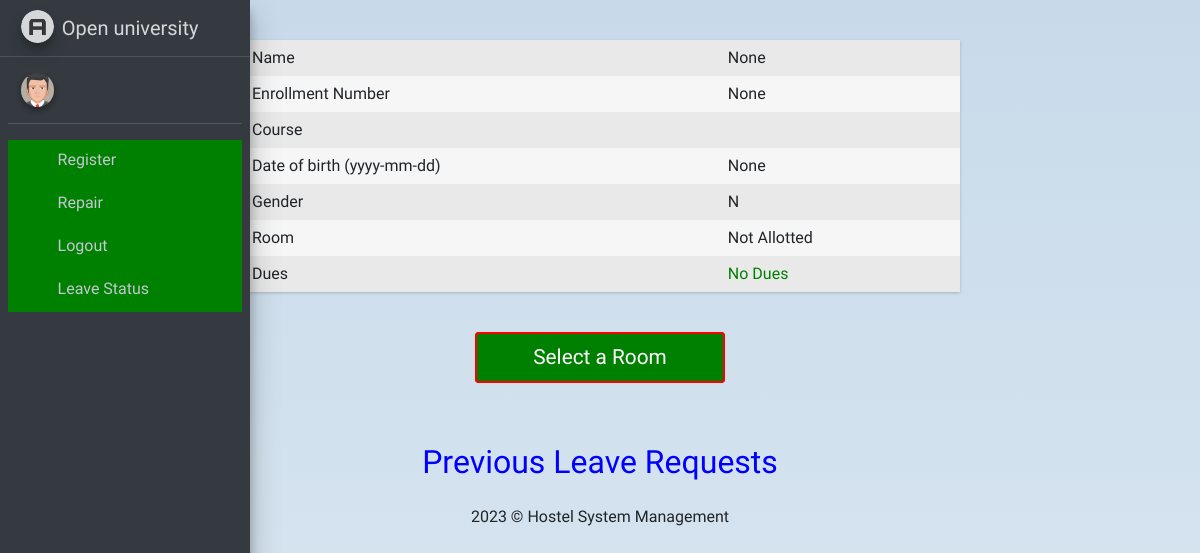
The page /student_profile/ (signed in) on the database its author committed.
### selection/models.py (models this page shows, shortened)
class Student(models.Model):
    user = models.OneToOneField(
        User,
        default=None,
        null=True,
        on_delete=models.CASCADE
        )
    gender_choices = [('N','None'),('M', 'Male'), ('F', 'Female')]
    student_name = models.CharField(max_length=200, null=True)
    father_name = models.CharField(max_length=200, null=True)
    enrollment_no = models.CharField(max_length=10, unique=True, null=True)
    course = models.ForeignKey(
        'Course',
        null=True,
        default=None,
        on_delete=models.CASCADE)
    dob = models.DateField(
        max_length=10,
        help_text="format : YYYY-MM-DD",
        null=True)
    gender = models.CharField(
        choices=gender_choices,
        max_length=1,
        default='N',null=True)
    room = models.OneToOneField(
        'Room',
        blank=True,
        on_delete= models.SET_NULL,
        null=True)
    room_allotted = models.BooleanField(default=False)
    no_dues = models.BooleanField(default=True)

### selection/views.py (the view)
# urls.py: path('student_profile/', views.student_profile, name='student_profile'),
@login_required
def student_profile(request):
    try:
        student = request.user.student
        context = {'student': student}
        return render(request, 'profile.html', context)
    except ObjectDoesNotExist:
        raise Http404("Student profile does not exist")

### selection/templates/profile.html (shortened to what this page needs)
{% extends 'base.html' %}
{% block content %}
    <div class="wrapper">
        <div class="table">
            <div class="row">
                <div class="cell">
                    Name
                </div>
                <div class="cell">
                    {{ student.student_name }}
                </div>
            </div>
            <div class="row">
                <div class="cell">
                    Enrollment Number
                </div>
                <div class="cell">
                    {{ student.enrollment_no }}
                </div>
            </div>
            <div class="row">
                <div class="cell">
                    Course
                </div>
                <div class="cell">
                </div>
            </div>
            <div class="row">
                <div class="cell">
                    Date of birth (yyyy-mm-dd)
                </div>
                <div class="cell">
                    {{ student.dob }}
                </div>
            </div>
            <div class="row">
                <div class="cell">
                    Gender
                </div>
                <div class="cell">
                    {{ student.gender }}
                </div>
            </div>
            <div class="row">
                <div class="cell">
                    Room
                </div>
                <div class="cell">
                    {% if student.room_allotted %} {{ student.room }}
                    {% else %} Not Allotted
                    {% endif %}
                </div>
            </div>
            <div class="row">
                <div class="cell">
                    Dues
                </div>
                <div class="cell">
                    {% if student.no_dues %} <div style="color: green">No Dues</div>
                    {% else %} <div style="color: red">Unpaid Dues</div>
                    {% endif %}
                </div>
            </div>
        </div>
        {% if student.room_allotted %}
            <a class="button-custom" href="{% url 'select' %}">
           Update your Room
        </a>
        {% else %}
        <a class="button-custom" href="{% url 'select' %}">
            Select a Room
        </a>
        {% endif %}
    </div>
    <h2 style = "text-align: center; color: blue ;" > Previous Leave Requests</h2>
{% endblock content %}

### selection/static/selection/style.css (style rules this page uses)
body { font-family: 'Inconsolata', sans-serif; font-style: normal; font-weight: 200; margin: 0px; background: linear-gradient(#c8daea, #dae7f1);  }
a { text-decoration: none; }
.button-custom { white-space: nowrap; text-align: center; -webkit-transition: all 300ms cubic-bezier(0.1590, 0.500, 0.150, 1.360); -moz-transition: all 300ms cubic-bezier(0.1590, 0.500, 0.150, 1.360); -ms-transition: all 300ms cubic-bezier(0.1590, 0.500, 0.150, 1.360); -o-transition: all 300ms cubic-bezier(0.1590, 0.500, 0.150, 1.360); transition: all 300ms cubic-bezier(0.1590, 0.500, 0.150, 1.360); display: block; margin: 20px auto; max-width: 250px; border-radius: 4px; padding: 10px 35px; border: none; color: white; background-color: green; box-shadow: red 0 0px 0px 2px inset; font-family: 'Inconsolata', sans-serif; font-style: normal; font-size: 1.3em; }
* { box-sizing: border-box; }
.row { margin-top:20px; }
.wrapper { margin: 0 auto; padding: 40px; max-width: 800px; }
.table { margin: 0 0 40px 0; width: 100%; box-shadow: 0 1px 3px rgba(0, 0, 0, 0.2); display: table; }
.row { display: table-row; background: #f6f6f6; }
.row:nth-of-type(odd) { background: #e9e9e9; }
.cell { white-space: nowrap; padding: 6px 12px; display: table-cell; }

### rows shown on the page
Student: student_name "None", enrollment_no "None", dob "None", gender "N"
